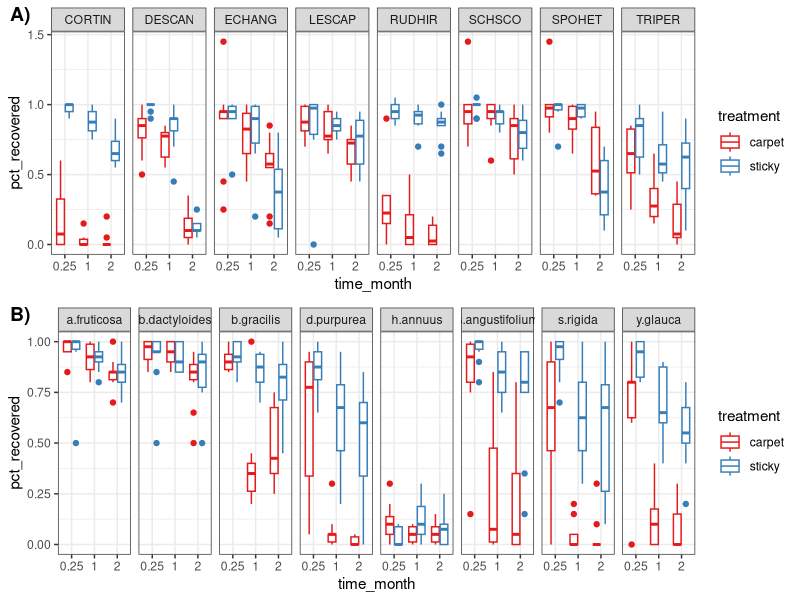

This figure's R source: (Note: this script raises an error after producing the figure.)
## ---- chunk 1
# clear workspace
rm(list=ls())

# working directory
# set working directory to "source file location"

# libraries
library(tidyverse)
library(RColorBrewer)
library(cowplot)
library(glmmTMB)


# data
mo <- read_csv("../data/L0/MO_seedrain_raw.csv")
mo_mass <- read_csv("../data/L0/MO_seedweight_raw.csv")

co <- read_csv("../data/L0/CO_seedrain_raw.csv")
co_mass <- read_csv("../data/L0/CO_seedweight_raw.csv")

## ---- chunk 2

# clean up treatment names and times

mo$time_month[mo$time_month == '1 month'] <- 1
mo$time_month[mo$time_month == '2 month'] <- 2
mo$time_month[mo$time_month == '1 week'] <- 0.25

mo$time_month <- as.numeric(mo$time_month)


# clean recovery data to just be the species we selected, not the extra 
#      seeds we caught throughout the experiment

mo_slim <- mo %>%
  filter(species == "LESCAP" | species == "DESCAN" | species == "TRIPER" |
         species == "SCHSCO" | species == "ECHANG" | species == "SPOHET" |
         species == "RUDHIR" | species == "CORTIN")


# clean seed mass data

mo_mass_small <- mo_mass %>% 
  group_by(species) %>%
  dplyr::summarize(mean_1seed = mean(lot_mass_g)/25)

# rename species to match recovery data
mo_mass_small$species[mo_mass_small$species == 'RATPIN'] <- "RUDHIR"

## ---- chunk 3

# clean up treatment names and times

co$treatment[co$treatment == 's'] <- "sticky"
co$treatment[co$treatment == 'c'] <- "carpet"


# clean recovery data to just be the species we selected, not the extra 
#      seeds we caught throughout the experiment

co_slim <- co %>%
  filter(species != ("various"))

co_mass_small <- co_mass %>%
  pivot_longer(
    cols = afrut:yglau,
    names_to = "species",
    values_to = "mass"
  ) %>%
  group_by(species) %>%
  dplyr::summarize(mean_1seed = mean(mass)/25)


#rename species to match recovery data
co_mass_small$species[co_mass_small$species == 'afrut'] <- "a.fruticosa"
co_mass_small$species[co_mass_small$species == 'bdact'] <- "b.dactyloides"
co_mass_small$species[co_mass_small$species == 'bgrac'] <- "b.gracilis"
co_mass_small$species[co_mass_small$species == 'dpurp'] <- "d.purpurea"
co_mass_small$species[co_mass_small$species == 'hannu'] <- "h.annuus"
co_mass_small$species[co_mass_small$species == 'origi'] <- "s.rigida"
co_mass_small$species[co_mass_small$species == 'sangu'] <- "s.angustifolium"
co_mass_small$species[co_mass_small$species == 'yglau'] <- "y.glauca"

## ---- chunk 4
### Create full dataset with both sites

dat_all <- full_join(mo_slim, co_slim)


# create a %consumed column

dat_all$pct_recovered <- dat_all$number_recovered/dat_all$number_original
dat_all$time_month <- as.factor(dat_all$time_month)


## ---- chunk 5


mo_raw <- dat_all %>%
  filter(site == "mo" & treatment != "post-sticky") %>%
ggplot( aes(x = time_month, y = pct_recovered, color = treatment))+
  geom_boxplot()+
  facet_grid(cols = vars(species))+
  scale_color_brewer(palette = "Set1")+
  theme_bw()

co_raw <- dat_all %>%
  filter(site == "co") %>%
  ggplot(aes(x = time_month, y = pct_recovered, color = treatment))+
  geom_boxplot()+
  facet_grid(cols = vars(species))+
  scale_color_brewer(palette = "Set1")+
  theme_bw()

plot_grid(mo_raw, co_raw, ncol = 1, labels = c("A)", "B)"))

## save figure

# note: will clean this up as we go forward but not important for now.
pdf("../figures/all_raw_data.pdf", width = 10, height = 8)

plot_grid(mo_raw, co_raw, ncol = 1, labels = c("A)", "B)"))

invisible(dev.off())

## ---- chunk 6

# ok make relativized plot with carpet compared to sticky.


dat_small <- dat_all[,1:8]
dat_small <- subset(dat_small, treatment != "post-sticky")

dat_wide <- dat_small %>%
  pivot_wider(
    names_from = treatment,
    values_from = number_recovered
  )

dat_wide$LRR_removed <- log(dat_wide$sticky / dat_wide$carpet)


mo_rel <- ggplot(subset(dat_wide, site == "mo"), aes(x = time_month, y = LRR_removed))+
  geom_boxplot()+
  #geom_point(position = position_jitter(width = 0.2))+
  geom_hline(yintercept = 0, linetype = "dashed", color = "red")+
  facet_grid(cols = vars(species))+
  scale_color_brewer(palette = "Set1")+
  theme_bw()

co_rel <- ggplot(subset(dat_wide, site == "co"), aes(x = time_month, y = LRR_removed))+
  #geom_point(position = position_jitter(width = 0.2))+
  geom_boxplot()+
  geom_hline(yintercept = 0, linetype = "dashed", color = "red")+
  facet_grid(cols = vars(species))+
  scale_color_brewer(palette = "Set1")+
  theme_bw()

plot_grid(mo_rel, co_rel, ncol = 1, labels = c("A)", "B)"))


## save figure

# note: will clean this up as we go forward but not important for now.
pdf("../figures/all_relative_data.pdf", width = 10, height = 8)

plot_grid(mo_rel, co_rel, ncol = 1, labels = c("A)", "B)"))

invisible(dev.off())

## ---- chunk 7

# add seed mass data into big dataset.
mass_all <- rbind(mo_mass_small, co_mass_small)
dat_full <- left_join(dat_all, mass_all)

# make month numeric
dat_full$time_month <- as.numeric(dat_full$time_month)

# remove the post-sticky treatment from MO
dat_full <- subset(dat_full, treatment != "post-sticky")


# Mod1
mod1 <- glmmTMB(pct_recovered ~ treatment * mean_1seed + time_month + (1|site/block), 
                data = dat_full, 
                weights = number_original, 
                family = binomial)
summary(mod1)


dat_full$number_lost <- dat_full$number_original - dat_full$number_recovered

#percent recovered vs seed mass across sites
#getting weird warning message.
ggplot(dat_full, aes(x = mean_1seed, y = number_recovered/(number_recovered+number_lost), 
                     color = treatment, success=number_recovered, fail=number_lost))+
  geom_point()+
  theme_bw()+
  geom_smooth(method="glm",
              method.args=list(family="binomial"),
              formula = cbind(success, fail) ~ x)

#percent recovered vs seed mass with sites as panels
#getting weird warning message.
ggplot(dat_full, aes(x = mean_1seed, y = number_recovered/(number_recovered+number_lost), 
                     color = treatment, success=number_recovered, fail=number_lost))+
  geom_point()+
  theme_bw()+
  geom_smooth(method="glm",
              method.args=list(family="binomial"),
              formula = cbind(success, fail) ~ x)+
   facet_wrap(~site, scale = "free_x")
